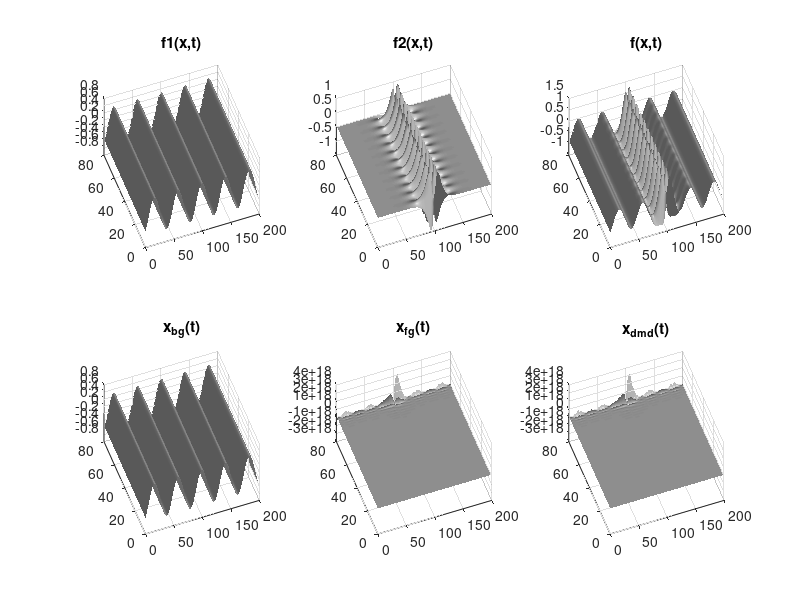
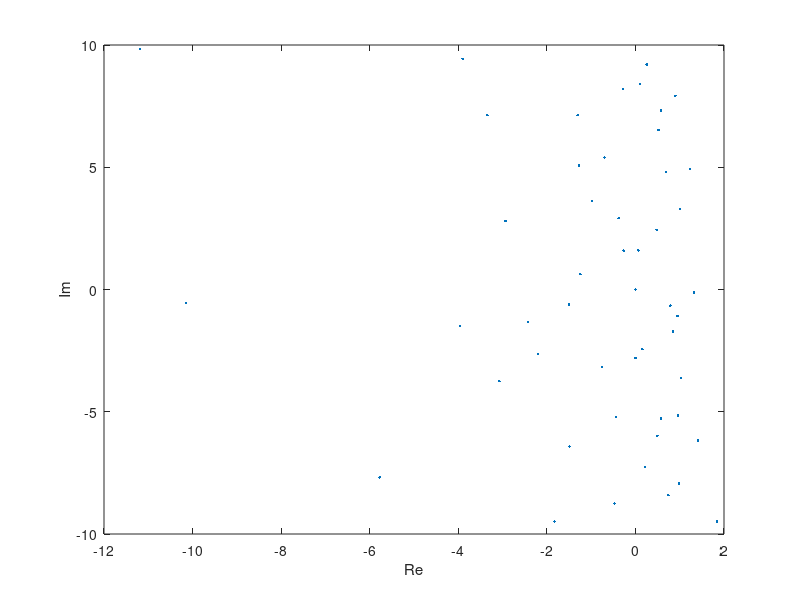

Source code (MATLAB) for these figures, in order:
close all, clear all;

%% Define time and space discretizations
n = 200;
m = 80;
x = linspace(-15,15,n);
t = linspace(0,8*pi,m); 
dt = t(2) - t(1); 
[Xgrid,T] = meshgrid(x,t);

%% Create two spatio-temporal patterns
f1 = 0.5*cos(Xgrid) .* (1+0*T);                     % time-independent!
f2 = (sech(Xgrid).*tanh(Xgrid)) .* (2*exp(1j*2.8*T));

%% Combine signals and make data matrix
X = (f1 + f2)';                                     % Data Matrix

figure;
subplot(2,3,1);
surfl(real(f1)); 
shading interp; colormap(gray); view(-20,60);
title('f1(x,t)')

subplot(2,3,2);
surfl(real(f2)); 
shading interp; colormap(gray); view(-20,60);
title('f2(x,t)')

subplot(2,3,3);
surfl(real(X')); 
shading interp; colormap(gray); view(-20,60);
title('f(x,t)')

%% Create data matrices for DMD
X1 = X(:,1:end-1);
X2 = X(:,2:end);

%% SVD and rank-50 truncation
r = 50;                                             % rank truncation
[U, S, V] = svd(X1, 'econ');
Ur = U(:, 1:r);
Sr = S(1:r, 1:r);
Vr = V(:, 1:r);

%% Build Atilde and DMD Modes
Atilde = Ur'*X2*Vr/Sr;
[W, D] = eig(Atilde);
Phi = X2*Vr/Sr*W;                                   % DMD Modes

%% DMD Spectra
fg_bg_epsilon = 1e-2;
lambda = diag(D);
omega = log(lambda)/dt;

bg = find(abs(omega)<fg_bg_epsilon);
fg = setdiff(1:r, bg);

omega_fg = omega(fg);                               % foreground
Phi_fg = Phi(:,fg);                                 % DMD foreground modes

omega_bg = omega(bg);                               % background
Phi_bg = Phi(:,bg);                                 % DMD background mode

%% Compute DMD Foreground Solution
b = Phi_bg \ X(:, 1);
X_bg = zeros(numel(omega_bg), length(t));
for tt = 1:length(t),
    X_bg(:, tt) = b .* exp(omega_bg .* t(tt));
end;
X_bg = Phi_bg * X_bg;
% X_bg = X_bg(1:n, :);

subplot(2,3,4);
surfl(real(X_bg')); 
shading interp; colormap(gray); view(-20,60);
title('x_{bg}(t)')

%% Compute DMD Background Solution
b = Phi_fg \ X(:, 1);
X_fg = zeros(numel(omega_fg), length(t));
for tt = 1:length(t),
    X_fg(:, tt) = b .* exp(omega_fg .* t(tt));
end;
X_fg = Phi_fg * X_fg;
X_fg(:,1) = X_fg(:,1) - X_bg(:,1);                  % remove background in first state
% X_fg = X_fg(1:n, :);


subplot(2,3,5);
surfl(real(X_bg'));surfl(real(X_fg')); 
shading interp; colormap(gray); view(-20,60);
title('x_{fg}(t)')

%% plot both background and foreground together
X_dmd = X_bg +X_fg;

subplot(2,3,6);
surfl(real(X_bg'));surfl(real(X_dmd'));
shading interp; colormap(gray); view(-20,60);
title('x_{dmd}(t)')

print('-djpeg', '-loose', ['figures/' sprintf('example.jpeg')]);


%% plot omegas
figure;
plot(omega, '.');
xlabel('Re');
ylabel('Im');
print('-djpeg', '-loose', ['figures/' sprintf('example_omegas.jpeg')]);

